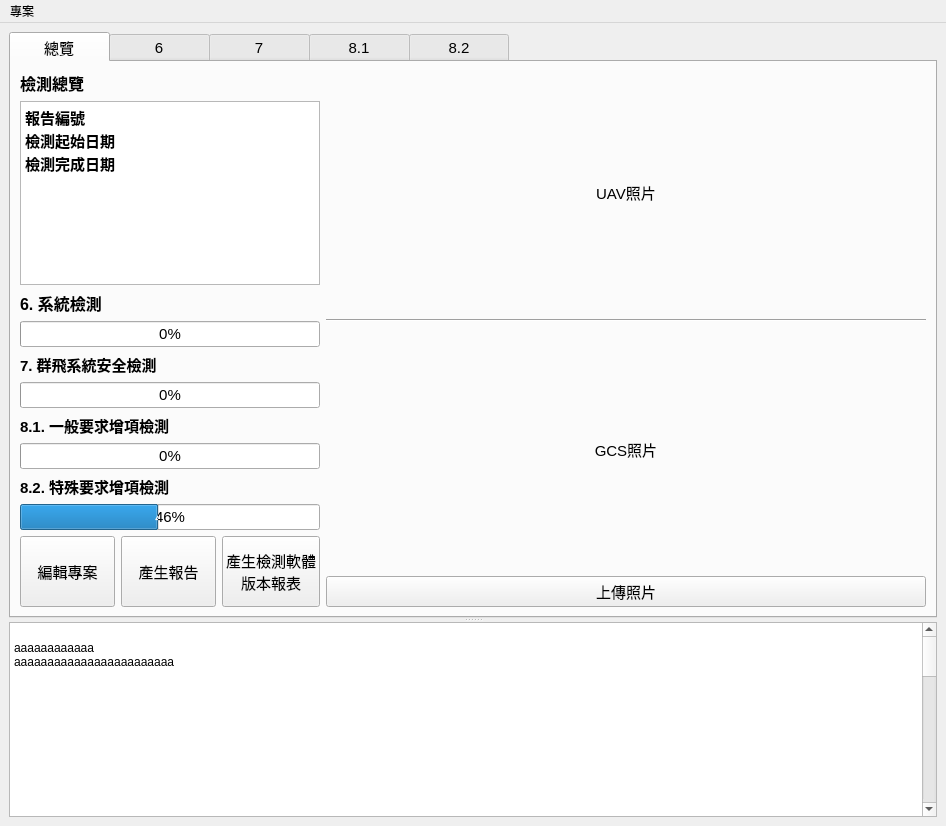
<?xml version="1.0" encoding="UTF-8"?>
<ui version="4.0">
 <class>MainWindow</class>
 <widget class="QMainWindow" name="MainWindow">
  <property name="windowModality">
   <enum>Qt::WindowModality::NonModal</enum>
  </property>
  <property name="geometry">
   <rect>
    <x>0</x>
    <y>0</y>
    <width>946</width>
    <height>826</height>
   </rect>
  </property>
  <property name="sizePolicy">
   <sizepolicy hsizetype="Maximum" vsizetype="Maximum">
    <horstretch>0</horstretch>
    <verstretch>0</verstretch>
   </sizepolicy>
  </property>
  <property name="minimumSize">
   <size>
    <width>0</width>
    <height>0</height>
   </size>
  </property>
  <property name="windowTitle">
   <string>無人機檢測工具包</string>
  </property>
  <property name="styleSheet">
   <string notr="true">

QSplitter::handle:hover {
    background-color: #007acc; /* 滑鼠移上去變亮藍色 */
    height: 4px; /* 滑鼠移上去變粗 */
}</string>
  </property>
  <property name="toolButtonStyle">
   <enum>Qt::ToolButtonStyle::ToolButtonIconOnly</enum>
  </property>
  <property name="tabShape">
   <enum>QTabWidget::TabShape::Rounded</enum>
  </property>
  <property name="dockOptions">
   <set>QMainWindow::DockOption::AllowTabbedDocks|QMainWindow::DockOption::AnimatedDocks</set>
  </property>
  <widget class="QWidget" name="centralwidget">
   <layout class="QVBoxLayout" name="verticalLayout">
    <item>
     <widget class="QSplitter" name="splitter">
      <property name="orientation">
       <enum>Qt::Orientation::Vertical</enum>
      </property>
      <widget class="QTabWidget" name="tabWidget">
       <property name="sizePolicy">
        <sizepolicy hsizetype="Expanding" vsizetype="MinimumExpanding">
         <horstretch>0</horstretch>
         <verstretch>0</verstretch>
        </sizepolicy>
       </property>
       <property name="minimumSize">
        <size>
         <width>0</width>
         <height>0</height>
        </size>
       </property>
       <property name="sizeIncrement">
        <size>
         <width>0</width>
         <height>0</height>
        </size>
       </property>
       <property name="font">
        <font>
         <pointsize>11</pointsize>
        </font>
       </property>
       <property name="layoutDirection">
        <enum>Qt::LayoutDirection::LeftToRight</enum>
       </property>
       <property name="autoFillBackground">
        <bool>true</bool>
       </property>
       <property name="styleSheet">
        <string notr="true">QTabBar::tab {
    min-width: 100px;
	min-height: 30px;
}</string>
       </property>
       <property name="tabPosition">
        <enum>QTabWidget::TabPosition::North</enum>
       </property>
       <property name="currentIndex">
        <number>0</number>
       </property>
       <property name="iconSize">
        <size>
         <width>16</width>
         <height>16</height>
        </size>
       </property>
       <property name="elideMode">
        <enum>Qt::TextElideMode::ElideNone</enum>
       </property>
       <property name="usesScrollButtons">
        <bool>false</bool>
       </property>
       <widget class="QWidget" name="tab_overview">
        <property name="sizePolicy">
         <sizepolicy hsizetype="Preferred" vsizetype="Preferred">
          <horstretch>0</horstretch>
          <verstretch>0</verstretch>
         </sizepolicy>
        </property>
        <property name="font">
         <font>
          <pointsize>11</pointsize>
         </font>
        </property>
        <attribute name="title">
         <string>總覽</string>
        </attribute>
        <layout class="QGridLayout" name="gridLayout" columnstretch="1,2">
         <item row="0" column="1">
          <layout class="QVBoxLayout" name="verticalLayout_6">
           <item>
            <layout class="QVBoxLayout" name="verticalLayout_4">
             <item>
              <widget class="QLabel" name="label_6">
               <property name="text">
                <string>UAV照片</string>
               </property>
               <property name="alignment">
                <set>Qt::AlignmentFlag::AlignCenter</set>
               </property>
              </widget>
             </item>
             <item>
              <widget class="Line" name="line">
               <property name="orientation">
                <enum>Qt::Orientation::Horizontal</enum>
               </property>
              </widget>
             </item>
             <item>
              <widget class="QLabel" name="label_7">
               <property name="text">
                <string>GCS照片</string>
               </property>
               <property name="alignment">
                <set>Qt::AlignmentFlag::AlignCenter</set>
               </property>
              </widget>
             </item>
            </layout>
           </item>
           <item>
            <widget class="QPushButton" name="pushButton_4">
             <property name="text">
              <string>上傳照片</string>
             </property>
            </widget>
           </item>
          </layout>
         </item>
         <item row="0" column="0">
          <layout class="QVBoxLayout" name="verticalLayout_5" stretch="3,1,1">
           <item>
            <layout class="QVBoxLayout" name="verticalLayout_2">
             <item>
              <widget class="QLabel" name="label">
               <property name="font">
                <font>
                 <pointsize>12</pointsize>
                 <bold>true</bold>
                </font>
               </property>
               <property name="text">
                <string>檢測總覽</string>
               </property>
              </widget>
             </item>
             <item>
              <widget class="QTextBrowser" name="textBrowser">
               <property name="font">
                <font>
                 <pointsize>9</pointsize>
                </font>
               </property>
               <property name="html">
                <string>&lt;!DOCTYPE HTML PUBLIC &quot;-//W3C//DTD HTML 4.0//EN&quot; &quot;http://www.w3.org/TR/REC-html40/strict.dtd&quot;&gt;
&lt;html&gt;&lt;head&gt;&lt;meta name=&quot;qrichtext&quot; content=&quot;1&quot; /&gt;&lt;meta charset=&quot;utf-8&quot; /&gt;&lt;style type=&quot;text/css&quot;&gt;
p, li { white-space: pre-wrap; }
hr { height: 1px; border-width: 0; }
li.unchecked::marker { content: &quot;\2610&quot;; }
li.checked::marker { content: &quot;\2612&quot;; }
&lt;/style&gt;&lt;/head&gt;&lt;body style=&quot; font-family:'Ubuntu Sans'; font-size:9pt; font-weight:400; font-style:normal;&quot;&gt;
&lt;p style=&quot; margin-top:0px; margin-bottom:0px; margin-left:0px; margin-right:0px; -qt-block-indent:0; text-indent:0px;&quot;&gt;&lt;span style=&quot; font-family:'Microsoft JhengHei UI'; font-size:11pt; font-weight:700;&quot;&gt;報告編號&lt;/span&gt;&lt;/p&gt;
&lt;p style=&quot; margin-top:0px; margin-bottom:0px; margin-left:0px; margin-right:0px; -qt-block-indent:0; text-indent:0px;&quot;&gt;&lt;span style=&quot; font-family:'Microsoft JhengHei UI'; font-size:11pt; font-weight:700;&quot;&gt;檢測起始日期&lt;/span&gt;&lt;/p&gt;
&lt;p style=&quot; margin-top:0px; margin-bottom:0px; margin-left:0px; margin-right:0px; -qt-block-indent:0; text-indent:0px;&quot;&gt;&lt;span style=&quot; font-family:'Microsoft JhengHei UI'; font-size:11pt; font-weight:700;&quot;&gt;檢測完成日期&lt;/span&gt;&lt;/p&gt;&lt;/body&gt;&lt;/html&gt;</string>
               </property>
              </widget>
             </item>
            </layout>
           </item>
           <item>
            <layout class="QVBoxLayout" name="verticalLayout_3">
             <item>
              <widget class="QLabel" name="label_2">
               <property name="font">
                <font>
                 <pointsize>12</pointsize>
                 <bold>true</bold>
                </font>
               </property>
               <property name="text">
                <string>6. 系統檢測</string>
               </property>
              </widget>
             </item>
             <item>
              <widget class="QProgressBar" name="progressBar">
               <property name="autoFillBackground">
                <bool>false</bool>
               </property>
               <property name="value">
                <number>0</number>
               </property>
              </widget>
             </item>
             <item>
              <widget class="QLabel" name="label_3">
               <property name="font">
                <font>
                 <pointsize>11</pointsize>
                 <bold>true</bold>
                </font>
               </property>
               <property name="text">
                <string>7. 群飛系統安全檢測</string>
               </property>
              </widget>
             </item>
             <item>
              <widget class="QProgressBar" name="progressBar_2">
               <property name="value">
                <number>0</number>
               </property>
              </widget>
             </item>
             <item>
              <widget class="QLabel" name="label_4">
               <property name="font">
                <font>
                 <pointsize>11</pointsize>
                 <bold>true</bold>
                </font>
               </property>
               <property name="text">
                <string>8.1. 一般要求增項檢測</string>
               </property>
              </widget>
             </item>
             <item>
              <widget class="QProgressBar" name="progressBar_3">
               <property name="value">
                <number>0</number>
               </property>
              </widget>
             </item>
             <item>
              <widget class="QLabel" name="label_5">
               <property name="font">
                <font>
                 <pointsize>11</pointsize>
                 <bold>true</bold>
                </font>
               </property>
               <property name="text">
                <string>8.2. 特殊要求增項檢測</string>
               </property>
              </widget>
             </item>
             <item>
              <widget class="QProgressBar" name="progressBar_4">
               <property name="value">
                <number>46</number>
               </property>
               <property name="alignment">
                <set>Qt::AlignmentFlag::AlignLeading|Qt::AlignmentFlag::AlignLeft|Qt::AlignmentFlag::AlignVCenter</set>
               </property>
               <property name="textVisible">
                <bool>true</bool>
               </property>
               <property name="orientation">
                <enum>Qt::Orientation::Horizontal</enum>
               </property>
               <property name="invertedAppearance">
                <bool>false</bool>
               </property>
               <property name="textDirection">
                <enum>QProgressBar::Direction::TopToBottom</enum>
               </property>
               <property name="format">
                <string>%p%</string>
               </property>
              </widget>
             </item>
            </layout>
           </item>
           <item>
            <layout class="QHBoxLayout" name="horizontalLayout">
             <item>
              <widget class="QPushButton" name="pushButton_3">
               <property name="sizePolicy">
                <sizepolicy hsizetype="Minimum" vsizetype="Minimum">
                 <horstretch>0</horstretch>
                 <verstretch>0</verstretch>
                </sizepolicy>
               </property>
               <property name="text">
                <string>編輯專案</string>
               </property>
              </widget>
             </item>
             <item>
              <widget class="QPushButton" name="pushButton_2">
               <property name="sizePolicy">
                <sizepolicy hsizetype="Minimum" vsizetype="Minimum">
                 <horstretch>0</horstretch>
                 <verstretch>0</verstretch>
                </sizepolicy>
               </property>
               <property name="text">
                <string>產生報告</string>
               </property>
              </widget>
             </item>
             <item>
              <widget class="QPushButton" name="pushButton">
               <property name="sizePolicy">
                <sizepolicy hsizetype="Minimum" vsizetype="Minimum">
                 <horstretch>0</horstretch>
                 <verstretch>0</verstretch>
                </sizepolicy>
               </property>
               <property name="text">
                <string>產生檢測軟體
版本報表</string>
               </property>
              </widget>
             </item>
            </layout>
           </item>
          </layout>
         </item>
        </layout>
       </widget>
       <widget class="QWidget" name="tab_6">
        <attribute name="title">
         <string>6</string>
        </attribute>
        <layout class="QGridLayout" name="gridLayout_2" columnstretch="1,5">
         <property name="rightMargin">
          <number>0</number>
         </property>
         <property name="bottomMargin">
          <number>0</number>
         </property>
         <property name="spacing">
          <number>0</number>
         </property>
         <item row="0" column="0">
          <layout class="QVBoxLayout" name="verticalLayout_7">
           <item>
            <widget class="QPushButton" name="btn_621">
             <property name="text">
              <string>6.2.1 身分鑑別</string>
             </property>
            </widget>
           </item>
           <item>
            <widget class="QPushButton" name="pushButton_6">
             <property name="text">
              <string>6.2.2 網路服務埠檢測</string>
             </property>
            </widget>
           </item>
           <item>
            <widget class="QPushButton" name="pushButton_7">
             <property name="text">
              <string>6.2.3 系統異常流量</string>
             </property>
            </widget>
           </item>
           <item>
            <widget class="QPushButton" name="pushButton_8">
             <property name="text">
              <string>6.3.1 惡意程式</string>
             </property>
            </widget>
           </item>
           <item>
            <widget class="QPushButton" name="pushButton_10">
             <property name="text">
              <string>6.3.2 弱點掃描</string>
             </property>
            </widget>
           </item>
           <item>
            <widget class="QPushButton" name="pushButton_9">
             <property name="text">
              <string>6.4.1 無線通訊安全</string>
             </property>
            </widget>
           </item>
           <item>
            <widget class="QPushButton" name="pushButton_11">
             <property name="text">
              <string>6.5.1 韌體更新安全</string>
             </property>
            </widget>
           </item>
          </layout>
         </item>
         <item row="0" column="1">
          <widget class="QStackedWidget" name="stackedWidget">
           <property name="frameShape">
            <enum>QFrame::Shape::NoFrame</enum>
           </property>
           <widget class="QWidget" name="page"/>
           <widget class="QWidget" name="page_2"/>
          </widget>
         </item>
        </layout>
       </widget>
       <widget class="QWidget" name="tab_7">
        <attribute name="title">
         <string>7</string>
        </attribute>
        <layout class="QHBoxLayout" name="horizontalLayout_2">
         <item>
          <widget class="QLabel" name="label_8">
           <property name="font">
            <font>
             <pointsize>19</pointsize>
             <bold>true</bold>
             <kerning>true</kerning>
            </font>
           </property>
           <property name="autoFillBackground">
            <bool>false</bool>
           </property>
           <property name="text">
            <string>未開放 不想做&gt;&lt;</string>
           </property>
           <property name="alignment">
            <set>Qt::AlignmentFlag::AlignCenter</set>
           </property>
          </widget>
         </item>
        </layout>
       </widget>
       <widget class="QWidget" name="tab_8_1">
        <attribute name="title">
         <string>8.1</string>
        </attribute>
        <widget class="QWidget" name="layoutWidget_2">
         <property name="geometry">
          <rect>
           <x>100</x>
           <y>70</y>
           <width>511</width>
           <height>391</height>
          </rect>
         </property>
         <layout class="QGridLayout" name="gridLayout_3">
          <item row="0" column="1">
           <widget class="QPushButton" name="pushButton_19">
            <property name="text">
             <string>8.1.2 衛星定位系統干擾處理能力</string>
            </property>
           </widget>
          </item>
          <item row="2" column="1">
           <widget class="QPushButton" name="pushButton_15">
            <property name="text">
             <string>8.1.4 無線通訊失效處理能力</string>
            </property>
           </widget>
          </item>
          <item row="2" column="0">
           <widget class="QPushButton" name="pushButton_21">
            <property name="text">
             <string>8.1.3 取得行動應用 App 基本資安標章</string>
            </property>
           </widget>
          </item>
          <item row="0" column="0">
           <widget class="QPushButton" name="pushButton_20">
            <property name="text">
             <string>8.1.1 衛星定位系統強化能力</string>
            </property>
           </widget>
          </item>
          <item row="5" column="0">
           <widget class="QPushButton" name="pushButton_17">
            <property name="text">
             <string>8.1.5 韌體已知漏洞檢測</string>
            </property>
           </widget>
          </item>
         </layout>
        </widget>
       </widget>
       <widget class="QWidget" name="tab_8_2">
        <attribute name="title">
         <string>8.2</string>
        </attribute>
        <widget class="QWidget" name="layoutWidget_3">
         <property name="geometry">
          <rect>
           <x>70</x>
           <y>60</y>
           <width>548</width>
           <height>471</height>
          </rect>
         </property>
         <layout class="QGridLayout" name="gridLayout_4">
          <item row="0" column="1">
           <widget class="QPushButton" name="pushButton_26">
            <property name="text">
             <string>8.2.2 無人機命令連結（command link）之認證機制</string>
            </property>
           </widget>
          </item>
          <item row="2" column="1">
           <widget class="QPushButton" name="pushButton_22">
            <property name="text">
             <string>8.2.4 原始碼安全掃描</string>
            </property>
           </widget>
          </item>
          <item row="2" column="0">
           <widget class="QPushButton" name="pushButton_28">
            <property name="text">
             <string>8.2.3 工程除錯介面</string>
            </property>
           </widget>
          </item>
          <item row="0" column="0">
           <widget class="QPushButton" name="pushButton_27">
            <property name="text">
             <string>8.2.1 數據儲存安全</string>
            </property>
           </widget>
          </item>
          <item row="5" column="1">
           <widget class="QPushButton" name="pushButton_23">
            <property name="text">
             <string>8.2.6 軟體更新安全</string>
            </property>
           </widget>
          </item>
          <item row="5" column="0">
           <widget class="QPushButton" name="pushButton_24">
            <property name="text">
             <string>8.2.5 未公開揭露應用程式</string>
            </property>
           </widget>
          </item>
         </layout>
        </widget>
       </widget>
      </widget>
      <widget class="QPlainTextEdit" name="plainTextEdit">
       <property name="sizePolicy">
        <sizepolicy hsizetype="Expanding" vsizetype="Expanding">
         <horstretch>0</horstretch>
         <verstretch>0</verstretch>
        </sizepolicy>
       </property>
       <property name="readOnly">
        <bool>true</bool>
       </property>
       <property name="plainText">
        <string>
aaaaaaaaaaaa
aaaaaaaaaaaaaaaaaaaaaaaa












aaaaaaaaaaaa

















aaaaaaaaaaaa












aaaaaaaaaaaa





aaaaaaaaaaaa
aaaaaaaaaaaa
</string>
       </property>
      </widget>
     </widget>
    </item>
   </layout>
  </widget>
  <widget class="QMenuBar" name="menubar">
   <property name="geometry">
    <rect>
     <x>0</x>
     <y>0</y>
     <width>946</width>
     <height>27</height>
    </rect>
   </property>
   <widget class="QMenu" name="menu">
    <property name="title">
     <string>專案</string>
    </property>
    <addaction name="action_create"/>
    <addaction name="action_open"/>
   </widget>
   <addaction name="menu"/>
  </widget>
  <action name="action_create">
   <property name="text">
    <string>新建專案</string>
   </property>
  </action>
  <action name="action_open">
   <property name="text">
    <string>開啟</string>
   </property>
  </action>
 </widget>
 <tabstops>
  <tabstop>pushButton_3</tabstop>
  <tabstop>pushButton_2</tabstop>
  <tabstop>pushButton</tabstop>
  <tabstop>pushButton_4</tabstop>
  <tabstop>tabWidget</tabstop>
  <tabstop>btn_621</tabstop>
  <tabstop>pushButton_6</tabstop>
  <tabstop>pushButton_7</tabstop>
  <tabstop>pushButton_8</tabstop>
  <tabstop>pushButton_10</tabstop>
  <tabstop>pushButton_9</tabstop>
  <tabstop>pushButton_11</tabstop>
  <tabstop>pushButton_20</tabstop>
  <tabstop>pushButton_19</tabstop>
  <tabstop>pushButton_21</tabstop>
  <tabstop>pushButton_15</tabstop>
  <tabstop>pushButton_17</tabstop>
  <tabstop>pushButton_27</tabstop>
  <tabstop>pushButton_26</tabstop>
  <tabstop>pushButton_28</tabstop>
  <tabstop>pushButton_22</tabstop>
  <tabstop>pushButton_24</tabstop>
  <tabstop>textBrowser</tabstop>
  <tabstop>pushButton_23</tabstop>
  <tabstop>plainTextEdit</tabstop>
 </tabstops>
 <resources/>
 <connections/>
</ui>
